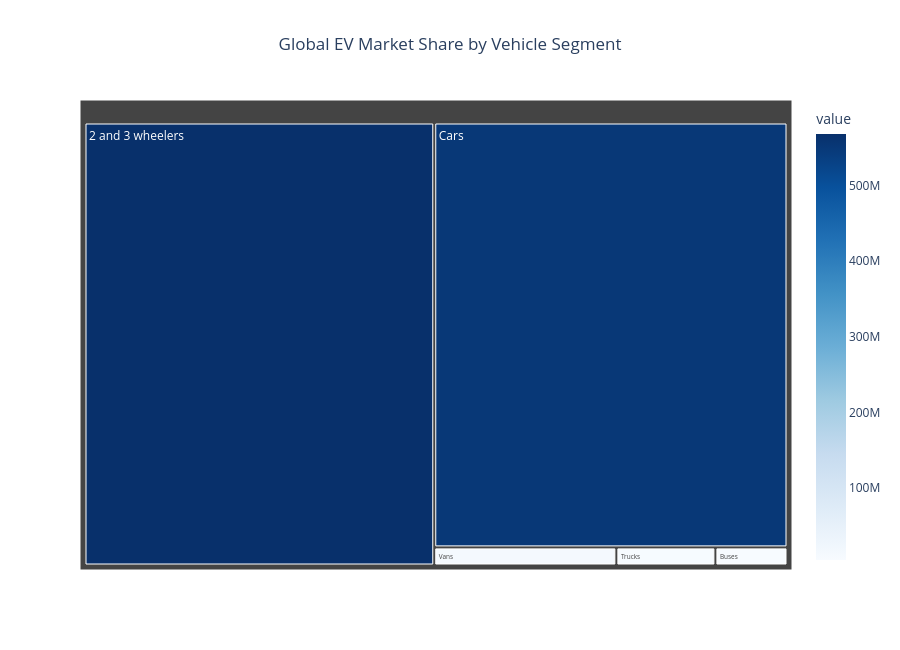

Source (notebook cell):
### Markdown cell above
## 7.1 Vehicle Segment Market Share

Absolute sales illustrate market growth, while percentage market share reveals how each transportation segment contributes to the overall electric vehicle ecosystem.

The following visualization compares the relative contribution of each vehicle segment.

### Code cell
segment_total = (

    market_df

    .groupby("mode")["value"]

    .sum()

    .reset_index()

)

fig = px.treemap(

    segment_total,

    path=["mode"],

    values="value",

    color="value",

    color_continuous_scale="Blues",

    title="Global EV Market Share by Vehicle Segment"

)

fig.update_layout(

    title_x=0.5,

    height=650

)

fig.show()

### Figure 1 — Plotly figure (JSON) as saved in the notebook; plotly's stock layout.template omitted (floating-point values rounded to 4 significant figures)
{"data": [{"branchvalues": "total", "customdata": [[568200000.0], [4788000.0], [550400000.0], [6578000.0], [12100000.0]], "domain": {"x": [0, 1], "y": [0, 1]}, "hovertemplate": "labels=%{label}<br>value_sum=%{value}<br>parent=%{parent}<br>id=%{id}<br>value=%{color}<extra></extra>", "ids": ["2 and 3 wheelers", "Buses", "Cars", "Trucks", "Vans"], "labels": ["2 and 3 wheelers", "Buses", "Cars", "Trucks", "Vans"], "marker": {"coloraxis": "coloraxis", "colors": [568200000.0, 4788000.0, 550400000.0, 6578000.0, 12100000.0]}, "name": "", "parents": ["", "", "", "", ""], "type": "treemap", "values": [568200000.0, 4788000.0, 550400000.0, 6578000.0, 12100000.0]}], "layout": {"coloraxis": {"colorbar": {"title": {"text": "value"}}, "colorscale": [[0, "rgb(247,251,255)"], [0.125, "rgb(222,235,247)"], [0.25, "rgb(198,219,239)"], [0.375, "rgb(158,202,225)"], [0.5, "rgb(107,174,214)"], [0.625, "rgb(66,146,198)"], [0.75, "rgb(33,113,181)"], [0.875, "rgb(8,81,156)"], [1, "rgb(8,48,107)"]]}, "height": 650, "legend": {"tracegroupgap": 0}, "title": {"text": "Global EV Market Share by Vehicle Segment", "x": 0.5}}}
